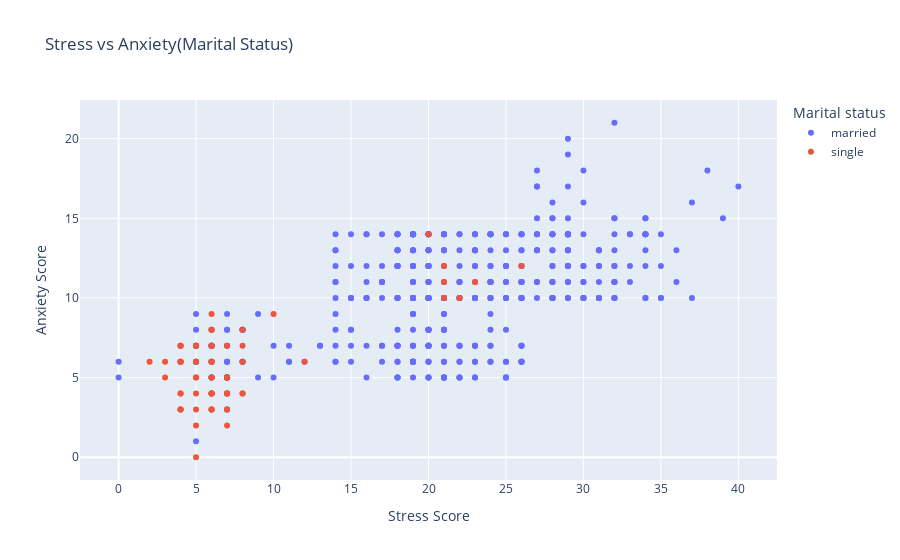

The notebook cell this image was saved under:
### Code cell
fig1 = px.scatter(data, x='Stress Score', y='Anxiety Score', color='Marital status', title='Stress vs Anxiety(Marital Status)')
fig1.show()

### Figure 1 — Plotly figure (JSON) as saved in the notebook; plotly's stock layout.template omitted (floating-point values rounded to 4 significant figures; data arrays with more than 128 entries replaced by an {"elided": "..."} marker saying what was removed)
{"data": [{"hovertemplate": "Marital status=married<br>Stress Score=%{x}<br>Anxiety Score=%{y}<extra></extra>", "legendgroup": "married", "marker": {"color": "#636efa", "symbol": "circle"}, "mode": "markers", "name": "married", "orientation": "v", "showlegend": true, "type": "scatter", "x": {"elided": "473 int values"}, "xaxis": "x", "y": {"elided": "473 int values"}, "yaxis": "y"}, {"hovertemplate": "Marital status=single<br>Stress Score=%{x}<br>Anxiety Score=%{y}<extra></extra>", "legendgroup": "single", "marker": {"color": "#EF553B", "symbol": "circle"}, "mode": "markers", "name": "single", "orientation": "v", "showlegend": true, "type": "scatter", "x": [6, 7, 23, 21, 21, 21, 6, 8, 22, 20, 4, 4, 5, 6, 5, 7, 7, 6, 6, 6, 7, 6, 2, 5, 6, 26, 7, 6, 7, 6, 5, 4, 5, 10, 7, 5, 5, 8, 6, 12, 7, 4, 4, 4, 8, 3, 8, 3, 8, 7, 4, 6, 4, 4, 4, 6, 7, 7, 6, 6, 5, 7, 5, 7, 6, 6], "xaxis": "x", "y": [3, 4, 11, 12, 10, 11, 3, 4, 10, 14, 3, 4, 0, 4, 2, 4, 5, 8, 7, 3, 2, 6, 6, 7, 6, 12, 7, 5, 3, 4, 4, 6, 7, 9, 5, 5, 6, 7, 5, 6, 5, 4, 3, 3, 4, 5, 8, 6, 6, 7, 6, 7, 7, 6, 7, 9, 5, 5, 8, 6, 5, 3, 3, 4, 4, 4], "yaxis": "y"}], "layout": {"legend": {"title": {"text": "Marital status"}, "tracegroupgap": 0}, "title": {"text": "Stress vs Anxiety(Marital Status)"}, "xaxis": {"anchor": "y", "domain": [0, 1], "title": {"text": "Stress Score"}}, "yaxis": {"anchor": "x", "domain": [0, 1], "title": {"text": "Anxiety Score"}}}}
